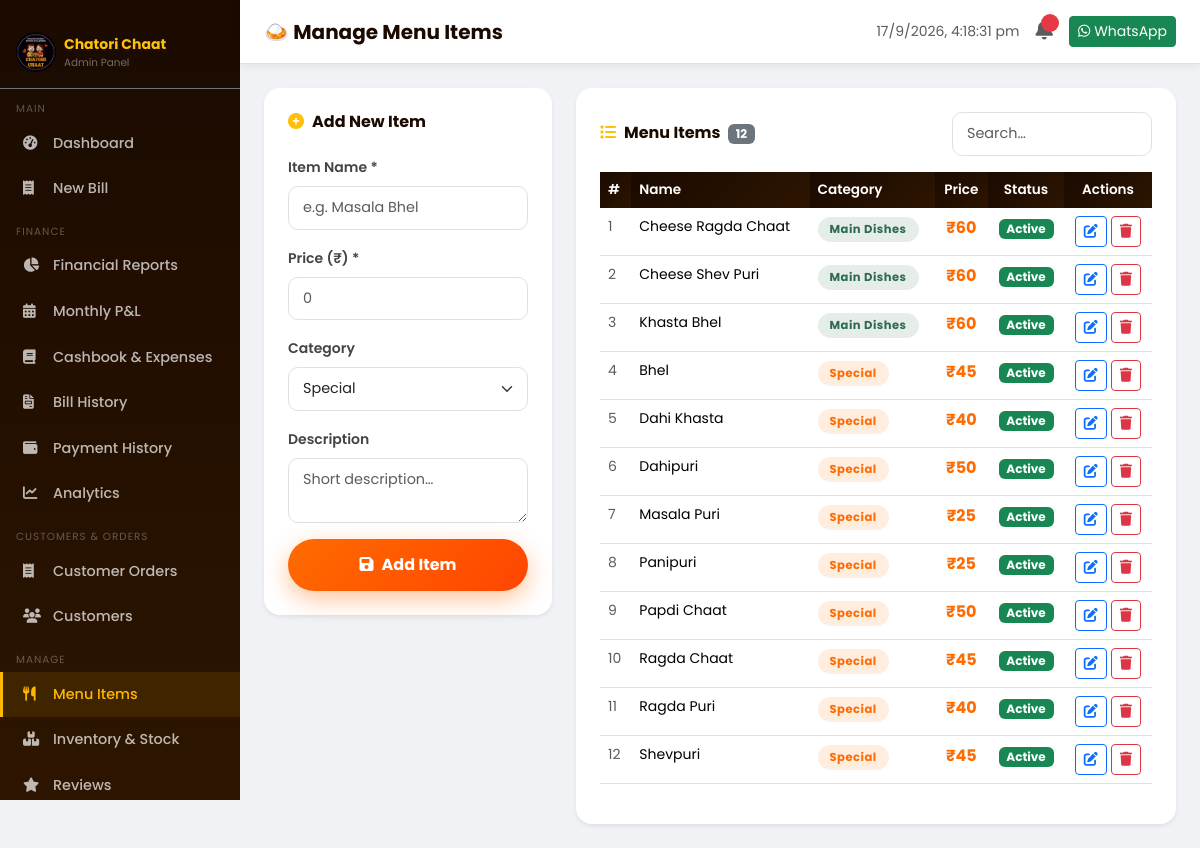
/admin/menu (signed in), run on the app's committed database.
### tables this page shows
CREATE TABLE menu_items (
            id INTEGER PRIMARY KEY AUTOINCREMENT,
            name TEXT NOT NULL UNIQUE,
            price REAL NOT NULL,
            category TEXT DEFAULT 'Special',
            description TEXT,
            available INTEGER DEFAULT 1
        );

### app.py (the view)
@app.route('/admin/menu')
@login_required
def admin_menu():
    conn = get_db()
    items = conn.execute("SELECT * FROM menu_items ORDER BY category,name").fetchall()
    conn.close()
    return render_template('admin/menu.html', items=items)

### app.py (called while the page is built)
def get_db():
    conn = sqlite3.connect(DB_PATH)
    conn.row_factory = sqlite3.Row
    conn.execute("PRAGMA foreign_keys = ON")
    return conn

def login_required(f):
    @wraps(f)
    def decorated(*args, **kwargs):
        if not session.get('admin'):
            return redirect(url_for('login'))
        return f(*args, **kwargs)
    return decorated

### templates/admin/menu.html (shortened to what this page needs)
{% extends "admin/base_admin.html" %}
{% block page_title %}🍛 Manage Menu Items{% endblock %}
{% block content %}
<div class="row g-4">
  <div class="col-lg-4">
    <div class="bg-white rounded-4 shadow-sm p-4">
      <h6 class="fw-bold mb-4"><i class="fas fa-plus-circle text-warning me-2"></i>Add New Item</h6>
      <div class="row g-3">
        <div class="col-12"><label class="form-label small fw-600">Item Name *</label><input type="text" class="form-control" id="newName" placeholder="e.g. Masala Bhel"></div>
        <div class="col-12"><label class="form-label small fw-600">Price (₹) *</label><input type="number" class="form-control" id="newPrice" placeholder="0" min="1"></div>
        <div class="col-12"><label class="form-label small fw-600">Category</label><select class="form-select" id="newCat"><option value="Special">Special</option><option value="Main Dishes">Main Dishes</option></select></div>
        <div class="col-12"><label class="form-label small fw-600">Description</label><textarea class="form-control" id="newDesc" rows="2" placeholder="Short description…"></textarea></div>
        <div class="col-12"><button class="btn btn-saffron w-100" onclick="addItem()"><i class="fas fa-save me-2"></i>Add Item</button></div>
      </div>
    </div>
  </div>
  <div class="col-lg-8">
    <div class="bg-white rounded-4 shadow-sm p-4">
      <div class="d-flex justify-content-between align-items-center mb-3">
        <h6 class="fw-bold mb-0"><i class="fas fa-list text-warning me-2"></i>Menu Items <span class="badge bg-secondary ms-1">{{ items|length }}</span></h6>
        <input type="text" class="form-control form-control-sm" style="max-width:200px;" placeholder="Search…" oninput="filterMenu(this.value)">
      </div>
      <div class="table-responsive">
        <table class="table table-cc table-hover" id="menuTable">
          <thead><tr><th>#</th><th>Name</th><th>Category</th><th class="text-center">Price</th><th class="text-center">Status</th><th class="text-center">Actions</th></tr></thead>
          <tbody>
            {% for item in items %}
            <tr id="row-{{ item.id }}" data-name="{{ item.name|lower }}">
              <td class="small text-muted">{{ loop.index }}</td>
              <td class="fw-600 small">{{ item.name }}</td>
              <td><span class="cat-badge {% if item.category == 'Special' %}cat-special{% else %}cat-main{% endif %}">{{ item.category }}</span></td>
              <td class="text-center fw-bold" style="color:var(--saffron);">₹{{ item.price|int }}</td>
              <td class="text-center"><span class="badge {% if item.available %}bg-success{% else %}bg-secondary{% endif %}">{% if item.available %}Active{% else %}Hidden{% endif %}</span></td>
              <td class="text-center">
                <div class="d-flex gap-1 justify-content-center">
                  <button class="btn btn-sm btn-outline-primary" onclick="editItem({{ item.id }},'{{ item.name }}',{{ item.price }},'{{ item.category }}',{{ item.available }})"><i class="fas fa-edit"></i></button>
                  <button class="btn btn-sm btn-outline-danger" onclick="deleteItem({{ item.id }},'{{ item.name }}')"><i class="fas fa-trash"></i></button>
                </div>
              </td>
            </tr>
            {% endfor %}
          </tbody>
        </table>
      </div>
    </div>
  </div>
</div>
{% endblock %}

### static/css/style.css (style rules this page uses)
:root { --saffron: #FF6B00; --turmeric: #FFB800; --chili: #E63946; --leaf: #2D6A4F; --leaf-light: #40916C; --dark: #1A0A00; --dark2: #2D1500; --cream: #FFF8F0; --text-dark: #1A0A00; --radius: 16px; --shadow: 0 8px 32px rgba(255,107,0,0.15); }
* { box-sizing: border-box; }
body { font-family: 'Poppins', sans-serif; background: var(--cream); color: var(--text-dark); overflow-x: hidden; }
.btn-saffron { background: linear-gradient(135deg, var(--saffron), #FF4500); color: white; border: none; padding: 14px 32px; border-radius: 50px; font-weight: 700; font-size: 1rem; transition: all 0.3s; box-shadow: 0 8px 24px rgba(255,107,0,0.4); }
.cat-badge { display: inline-block; padding: 4px 12px; border-radius: 20px; font-size: 0.72rem; font-weight: 700; letter-spacing: 0.5px; }
.cat-special { background: rgba(255,107,0,0.12); color: var(--saffron); }
.cat-main { background: rgba(45,106,79,0.12); color: var(--leaf); }
.form-control, .form-select { border-radius: 10px; border: 1.5px solid #e0e0e0; padding: 10px 14px; font-size: 0.9rem; transition: border-color 0.2s, box-shadow 0.2s; }
.form-label { font-weight: 600; font-size: 0.875rem; color: #444; }
.table-cc thead th { background: linear-gradient(135deg, var(--dark), var(--dark2)); color: white; border: none; font-weight: 600; font-size: 0.85rem; }

### data on the page
menu_items: name "Cheese Ragda Chaat", category "Main Dishes", price "60", available "Active"
menu_items: name "Cheese Shev Puri", category "Main Dishes", price "60", available "Active"
menu_items: name "Khasta Bhel", category "Main Dishes", price "60", available "Active"
menu_items: name "Bhel", category "Special", price "45", available "Active"
menu_items: name "Dahi Khasta", category "Special", price "40", available "Active"
menu_items: name "Dahipuri", category "Special", price "50", available "Active"
menu_items: name "Masala Puri", category "Special", price "25", available "Active"
menu_items: name "Panipuri", category "Special", price "25", available "Active"
menu_items: name "Papdi Chaat", category "Special", price "50", available "Active"
menu_items: name "Ragda Chaat", category "Special", price "45", available "Active"
menu_items: name "Ragda Puri", category "Special", price "40", available "Active"
menu_items: name "Shevpuri", category "Special", price "45", available "Active"

### other printed values
{{ items|length }} "12"
